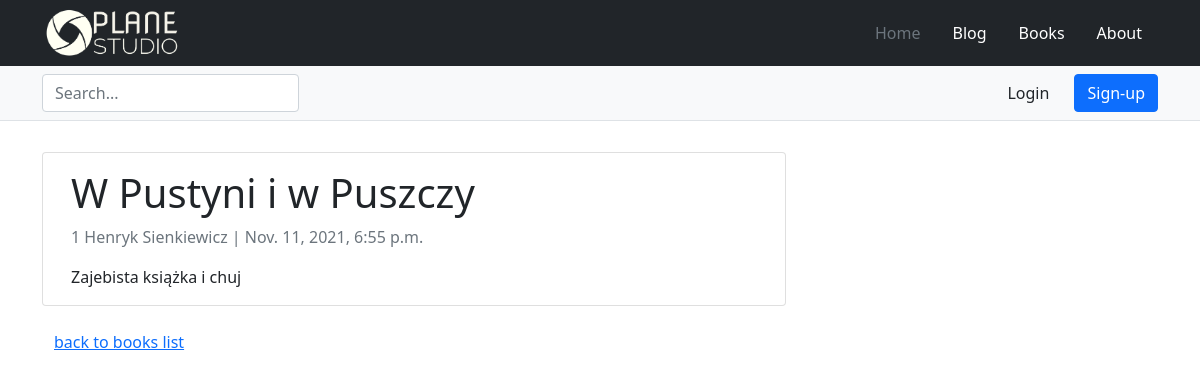
The page /books/2021/w-pustyni-i-w-puszczy/ on the database its author committed.
### books/models.py (models this page shows, shortened)
class Book(models.Model):
    title = models.CharField(max_length=550)
    slug = models.SlugField(max_length=255, unique_for_date='created')
    description = models.TextField()
    available = models.BooleanField(default=True)
    published = models.BooleanField(default=False)
    created = models.DateTimeField(auto_now_add=True)
    modified = models.DateTimeField(auto_now=True)
    author = models.ForeignKey(Author, on_delete=models.CASCADE, null=True)
    tags = models.ManyToManyField("tags.Tag", related_name="books")
    class Meta:
        ordering = ['-created']

class Author(models.Model):
    first_name = models.CharField(max_length=30)
    last_name = models.CharField(max_length=30)
    def __str__(self) -> str:
        return f'{self.pk} {self.first_name} {self.last_name}'

### books/views.py (the view)
# urls.py: path('<int:year>/<slug:book>/', book_detail, name='book_detail'),
def book_detail(request, year, book):
    book = get_object_or_404(Book, slug=book, created__year=year)
    book_tags = book.tags.all()
    return render(request, "books/book_detail.html", {"book": book, "tags": book_tags})

### books/templates/books/book_detail.html (shortened to what this page needs)
{% extends 'main/base.html' %}
{% block content %}
<div class="container">
  <div class="row">
    <div class="col-md-8 card mb-4  mt-3 left  top">
      <div class="card-body">
        <h1>{{ book.title }}</h1>
        <p class="text-muted">{{ book.author }} | {{ book.created }}</p>
        <p class="card-text ">{{ book.description }}</p>
      </div>
    </div>
  </div>
  <div><a href="{% url 'books:books_index' %}">back to books list</a></div>
</div>
{% endblock content %}

### main/static/main/style.css (style rules this page uses)
body { min-height: 75rem; padding-top: 8.5rem; }

### rows shown on the page
Book: title "W Pustyni i w Puszczy", author "1 Henryk Sienkiewicz", created "Nov. 11, 2021, 6:55 p.m.", description "Zajebista książka i chuj"
